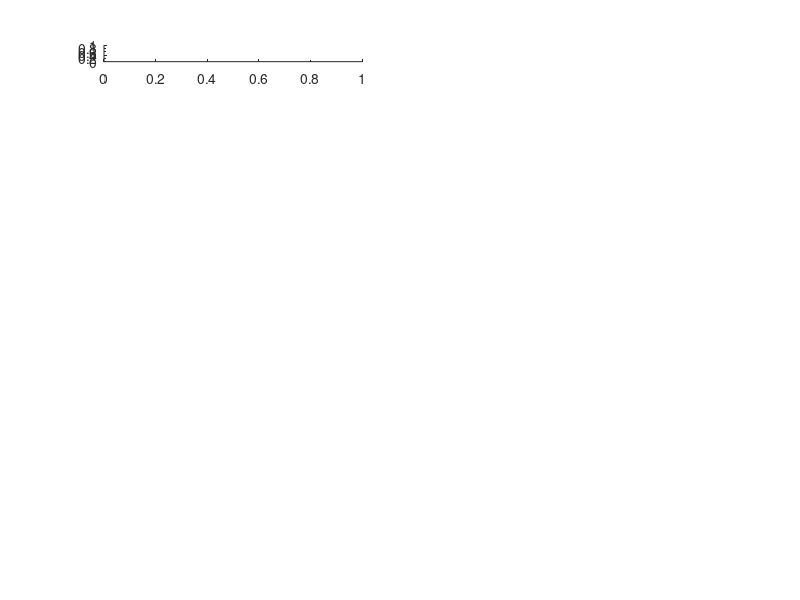

MATLAB code for this plot: (Note: this script raises an error after producing the figure.)
% Q1- Continuous Wavelet Transform

clearvars;
close all;
clc;

%%%%%%%%%%%%%%%%%%%%%%%%%%%%%%%%%%%%%%%%%%%%%%%%%%%%%%%%%%%%%%%%%%%%%%%%%%%

% 1.2.Wavelet properties

% iv. & v. Generate the Mexican hat daughter wavelet for scaling factors of 0.01:0.1:2 and verify wavelet properties. 

fs = 250;           % Sample frequency
N = 3000;           % Data length
t = (-N:N)/fs;      % Time scale
s_values = 0.01:0.1:2;     % Values of scaling factor


figure('Name', 'Daughter wavelets at different scales', 'NumberTitle', 'off');
for i = 1:length(s_values)
    s = s_values(i);
    subplot(10,2,i);
    wavelet = mexican_hat_wavelet(t, s); % Generating the mexican hat daughter wavelet
    plot(t, wavelet, 'LineWidth',1); 
    title(['s = ', num2str(s)]);
    mean_value = abs(mean(wavelet));
    energy = trapz(t, wavelet.^2);
    fprintf('Scaling factor: %.2f   |   The mean of the wavelet is: %.5f   |   The energy of the wavelet is: %.5f\n',s, mean_value, energy)
end


%--------------------------------------------------------------------------

% vi.  plot spectra of daughter wavelets. 

figure('Name', 'Spectra of daughter wavelets at different scales - 1', 'NumberTitle', 'off');
for i = 1:2
    s = s_values(i);
    subplot(1,2,i);
    wavelet = mexican_hat_wavelet(t, s); % Generating the mexican hat daughter wavelet
    Fwavelt = fft(wavelet)/length(wavelet); % Generating spectra of wavelets
    hz = linspace(0,fs/2,floor(length(wavelet)/2)+1);
    plot(hz,2*abs(Fwavelt(1:length(hz))))
    title(['s = ', num2str(s)])
    xlim([0 60])
end

figure('Name', 'Spectra of daughter wavelets at different scales - 2', 'NumberTitle', 'off');
for i = 3:10
    s = s_values(i);
    subplot(4,2,i-2);
    wavelet = mexican_hat_wavelet(t, s);% Generating the mexican hat daughter wavelet
    Fwavelt = fft(wavelet)/length(wavelet);% Generating spectra of wavelets
    hz = linspace(0,fs/2,floor(length(wavelet)/2)+1);
    plot(hz,2*abs(Fwavelt(1:length(hz))))
    title(['s = ', num2str(s)])
    xlim([0 5])
end

figure('Name', 'Spectra of daughter wavelets at different scales - 3', 'NumberTitle', 'off');
for i = 11:20
    s = s_values(i);
    subplot(5,2,i-10);
    wavelet = mexican_hat_wavelet(t, s);% Generating spectra of wavelets
    Fwavelt = fft(wavelet)/length(wavelet); % Generating spectra of wavelets
    hz = linspace(0,fs/2,floor(length(wavelet)/2)+1);
    plot(hz,2*abs(Fwavelt(1:length(hz))))
    title(['s = ', num2str(s)])
    xlim([0 5])
end



%%%%%%%%%%%%%%%%%%%%%%%%%%%%%%%%%%%%%%%%%%%%%%%%%%%%%%%%%%%%%%%%%%%%%%%%%%%


% i. Creating the waveform
n = 1:3*N;
x = zeros(size(n)); 
x(n >= 1 & n < (3*N)/2) = sin((1/fs)*0.5 * pi * n(n >= 1 & n < (3*N)/2));
x(n >= (3*N)/2 & n < 3*N) = sin((1/fs)*1.5 * pi * n(n >= (3*N)/2 & n < 3*N));

figure('Name', 'Waveform', 'NumberTitle', 'off');
plot(n/fs, x);
xlabel('Time (s)');
ylabel('Amplitude');
title('Signal');


%--------------------------------------------------------------------------

% ii. Apply the Mexican hat wavelet to achieve the translation
scales = 0.01:0.01:2; % Scale resolution
coefficients = zeros(length(scales), length(x)); % Initialize coefficient matrix

% Perform convolution for each scale
for i = 1:length(scales)
    scale = scales(i);
    wavelet = mexican_hat_wavelet(t, scale); % Scaled Mexican hat wavelet
    coefficients(i, :) = conv(x, wavelet, 'same'); % Convolve and store coefficients
end


%--------------------------------------------------------------------------

% iii. Visualize the spectrogram
figure('Name', 'Spectrogram', 'NumberTitle', 'off');
h = pcolor(n/fs, scales, coefficients);
set(h, 'EdgeColor', 'none');
colormap jet
xlabel('Time (s)')
ylabel('Scale')
title('Spectrogram')

